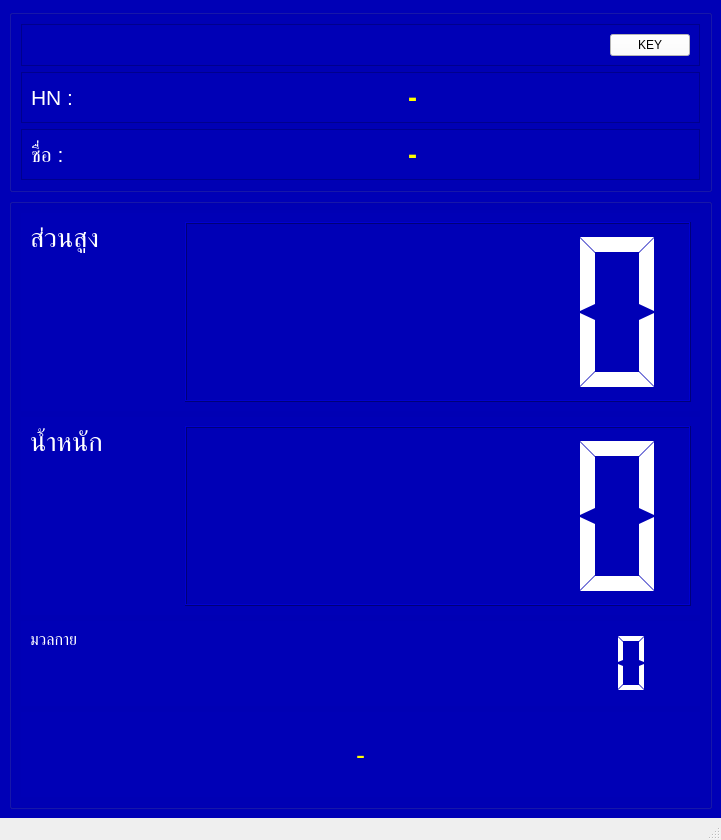
<?xml version="1.0" encoding="UTF-8"?>
<ui version="4.0">
 <class>MainWindow</class>
 <widget class="QMainWindow" name="MainWindow">
  <property name="geometry">
   <rect>
    <x>0</x>
    <y>0</y>
    <width>721</width>
    <height>840</height>
   </rect>
  </property>
  <property name="windowTitle">
   <string>BMI-II</string>
  </property>
  <widget class="QWidget" name="centralwidget">
   <property name="styleSheet">
    <string notr="true">background-color:rgb(0, 0, 182)</string>
   </property>
   <layout class="QGridLayout" name="gridLayout" rowstretch="15,85">
    <item row="0" column="0">
     <widget class="QGroupBox" name="groupBox">
      <property name="title">
       <string/>
      </property>
      <layout class="QVBoxLayout" name="verticalLayout" stretch="0,45,45">
       <item>
        <widget class="QFrame" name="frame_3">
         <property name="styleSheet">
          <string notr="true"/>
         </property>
         <property name="frameShape">
          <enum>QFrame::StyledPanel</enum>
         </property>
         <property name="frameShadow">
          <enum>QFrame::Raised</enum>
         </property>
         <layout class="QHBoxLayout" name="horizontalLayout_3">
          <item>
           <widget class="QLineEdit" name="txtId">
            <property name="font">
             <font>
              <pointsize>6</pointsize>
             </font>
            </property>
            <property name="styleSheet">
             <string notr="true">border:0;
color:white;
</string>
            </property>
           </widget>
          </item>
          <item>
           <widget class="QLineEdit" name="txtDummy">
            <property name="font">
             <font>
              <pointsize>6</pointsize>
             </font>
            </property>
            <property name="styleSheet">
             <string notr="true">border:0;
color:white;</string>
            </property>
           </widget>
          </item>
          <item>
           <widget class="QPushButton" name="btnKey">
            <property name="styleSheet">
             <string notr="true">background-color:white</string>
            </property>
            <property name="text">
             <string>KEY</string>
            </property>
           </widget>
          </item>
         </layout>
        </widget>
       </item>
       <item>
        <widget class="QFrame" name="frame">
         <property name="frameShape">
          <enum>QFrame::StyledPanel</enum>
         </property>
         <property name="frameShadow">
          <enum>QFrame::Raised</enum>
         </property>
         <layout class="QHBoxLayout" name="horizontalLayout" stretch="15,85">
          <item>
           <widget class="QLabel" name="label">
            <property name="font">
             <font>
              <pointsize>16</pointsize>
             </font>
            </property>
            <property name="styleSheet">
             <string notr="true">color:white</string>
            </property>
            <property name="text">
             <string>HN :</string>
            </property>
           </widget>
          </item>
          <item>
           <widget class="QLabel" name="lbHn">
            <property name="font">
             <font>
              <pointsize>20</pointsize>
              <weight>75</weight>
              <bold>true</bold>
             </font>
            </property>
            <property name="layoutDirection">
             <enum>Qt::LeftToRight</enum>
            </property>
            <property name="styleSheet">
             <string notr="true">color:yellow;</string>
            </property>
            <property name="text">
             <string>-</string>
            </property>
            <property name="alignment">
             <set>Qt::AlignCenter</set>
            </property>
           </widget>
          </item>
         </layout>
        </widget>
       </item>
       <item>
        <widget class="QFrame" name="frame_2">
         <property name="frameShape">
          <enum>QFrame::StyledPanel</enum>
         </property>
         <property name="frameShadow">
          <enum>QFrame::Raised</enum>
         </property>
         <layout class="QHBoxLayout" name="horizontalLayout_2" stretch="15,85">
          <item>
           <widget class="QLabel" name="label_2">
            <property name="font">
             <font>
              <pointsize>16</pointsize>
             </font>
            </property>
            <property name="styleSheet">
             <string notr="true">color:white
</string>
            </property>
            <property name="text">
             <string>ชื่อ :</string>
            </property>
           </widget>
          </item>
          <item>
           <widget class="QLabel" name="lbFullname">
            <property name="font">
             <font>
              <pointsize>20</pointsize>
              <weight>75</weight>
              <bold>true</bold>
             </font>
            </property>
            <property name="styleSheet">
             <string notr="true">color:yellow;</string>
            </property>
            <property name="midLineWidth">
             <number>0</number>
            </property>
            <property name="text">
             <string>-</string>
            </property>
            <property name="alignment">
             <set>Qt::AlignCenter</set>
            </property>
           </widget>
          </item>
         </layout>
        </widget>
       </item>
      </layout>
     </widget>
    </item>
    <item row="1" column="0">
     <widget class="QGroupBox" name="groupBox_2">
      <property name="title">
       <string/>
      </property>
      <layout class="QVBoxLayout" name="verticalLayout_2" stretch="35,35,15,15">
       <item>
        <widget class="QWidget" name="widget_3" native="true">
         <property name="font">
          <font>
           <pointsize>20</pointsize>
          </font>
         </property>
         <layout class="QHBoxLayout" name="horizontalLayout_4" stretch="25,85">
          <item alignment="Qt::AlignTop">
           <widget class="QLabel" name="label_3">
            <property name="font">
             <font>
              <pointsize>20</pointsize>
             </font>
            </property>
            <property name="styleSheet">
             <string notr="true">color:white</string>
            </property>
            <property name="text">
             <string>ส่วนสูง</string>
            </property>
           </widget>
          </item>
          <item>
           <widget class="QLCDNumber" name="lcdHeight">
            <property name="styleSheet">
             <string notr="true">color:white</string>
            </property>
            <property name="segmentStyle">
             <enum>QLCDNumber::Flat</enum>
            </property>
           </widget>
          </item>
         </layout>
        </widget>
       </item>
       <item>
        <widget class="QWidget" name="widget_4" native="true">
         <property name="font">
          <font>
           <pointsize>20</pointsize>
          </font>
         </property>
         <layout class="QHBoxLayout" name="horizontalLayout_5" stretch="25,85">
          <item alignment="Qt::AlignTop">
           <widget class="QLabel" name="label_4">
            <property name="font">
             <font>
              <pointsize>20</pointsize>
             </font>
            </property>
            <property name="styleSheet">
             <string notr="true">color:white</string>
            </property>
            <property name="text">
             <string>น้ำหนัก</string>
            </property>
           </widget>
          </item>
          <item>
           <widget class="QLCDNumber" name="lcdWeight">
            <property name="styleSheet">
             <string notr="true">color:white</string>
            </property>
            <property name="segmentStyle">
             <enum>QLCDNumber::Flat</enum>
            </property>
           </widget>
          </item>
         </layout>
        </widget>
       </item>
       <item>
        <widget class="QWidget" name="widget_5" native="true">
         <property name="font">
          <font>
           <pointsize>14</pointsize>
          </font>
         </property>
         <layout class="QHBoxLayout" name="horizontalLayout_6" stretch="25,15">
          <item alignment="Qt::AlignTop">
           <widget class="QLabel" name="label_5">
            <property name="font">
             <font>
              <pointsize>12</pointsize>
             </font>
            </property>
            <property name="styleSheet">
             <string notr="true">color:white</string>
            </property>
            <property name="text">
             <string>มวลกาย</string>
            </property>
           </widget>
          </item>
          <item>
           <widget class="QLCDNumber" name="lcdBmi">
            <property name="styleSheet">
             <string notr="true">color:white</string>
            </property>
            <property name="lineWidth">
             <number>0</number>
            </property>
            <property name="segmentStyle">
             <enum>QLCDNumber::Flat</enum>
            </property>
           </widget>
          </item>
         </layout>
        </widget>
       </item>
       <item>
        <widget class="QWidget" name="widget_6" native="true">
         <property name="font">
          <font>
           <pointsize>14</pointsize>
          </font>
         </property>
         <layout class="QHBoxLayout" name="horizontalLayout_7">
          <item>
           <widget class="QLabel" name="lbResult">
            <property name="font">
             <font>
              <pointsize>20</pointsize>
             </font>
            </property>
            <property name="styleSheet">
             <string notr="true">color:yellow;</string>
            </property>
            <property name="text">
             <string>-</string>
            </property>
            <property name="alignment">
             <set>Qt::AlignCenter</set>
            </property>
           </widget>
          </item>
         </layout>
        </widget>
       </item>
      </layout>
     </widget>
    </item>
   </layout>
  </widget>
  <widget class="QStatusBar" name="statusbar"/>
 </widget>
 <resources/>
 <connections/>
</ui>
